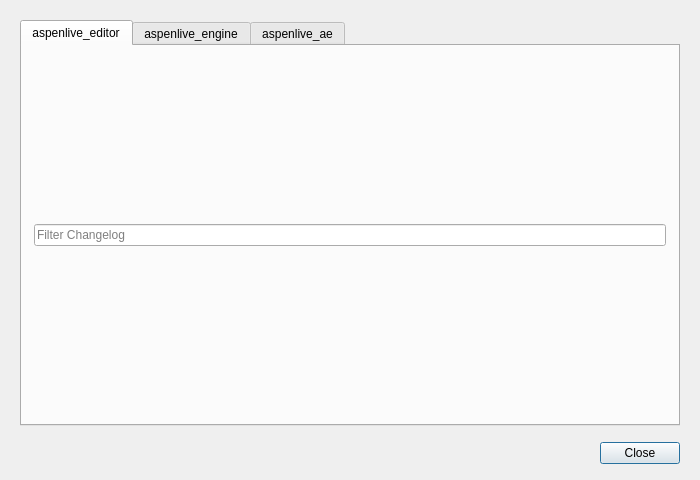
<?xml version="1.0" encoding="UTF-8"?>
<ui version="4.0">
 <class>Dialog</class>
 <widget class="QDialog" name="Dialog">
  <property name="geometry">
   <rect>
    <x>0</x>
    <y>0</y>
    <width>700</width>
    <height>480</height>
   </rect>
  </property>
  <property name="windowTitle">
   <string>Changelog</string>
  </property>
  <property name="windowIcon">
   <iconset resource="../../../images/openshot.qrc">
    <normaloff>:/openshot.svg</normaloff>:/openshot.svg</iconset>
  </property>
  <layout class="QVBoxLayout" name="verticalLayout">
   <item>
    <widget class="QTabWidget" name="tabChangelog">
     <property name="locale">
      <locale language="English" country="UnitedStates" />
     </property>
     <property name="currentIndex">
      <number>0</number>
     </property>
     <widget class="QWidget" name="tab_openshot_qt">
      <attribute name="title">
       <string notr="true">aspenlive_editor</string>
      </attribute>
      <layout class="QHBoxLayout" name="horizontalLayout_2">
       <item>
        <layout class="QVBoxLayout" name="vbox_openshot_qt">
         <item>
          <layout class="QHBoxLayout" name="hbox_openshot_qt">
           <item>
            <widget class="QLineEdit" name="txtChangeLogFilter_openshot_qt">
             <property name="frame">
              <bool>true</bool>
             </property>
             <property name="placeholderText">
              <string>Filter Changelog</string>
             </property>
             <property name="clearButtonEnabled">
              <bool>false</bool>
             </property>
            </widget>
           </item>
          </layout>
         </item>
        </layout>
       </item>
       <property name="leftMargin">
        <number>12</number>
       </property>
       <property name="topMargin">
        <number>12</number>
       </property>
       <property name="rightMargin">
        <number>12</number>
       </property>
       <property name="bottomMargin">
        <number>12</number>
       </property>
      </layout>
     </widget>
     <widget class="QWidget" name="tab_libopenshot">
      <attribute name="title">
       <string notr="true">aspenlive_engine</string>
      </attribute>
      <layout class="QHBoxLayout" name="horizontalLayout_3">
       <item>
        <layout class="QVBoxLayout" name="vbox_libopenshot">
         <item>
          <layout class="QHBoxLayout" name="hbox_libopenshot">
           <item>
            <widget class="QLineEdit" name="txtChangeLogFilter_libopenshot">
             <property name="placeholderText">
              <string>Filter Changelog</string>
             </property>
            </widget>
           </item>
          </layout>
         </item>
        </layout>
       </item>
       <property name="leftMargin">
        <number>12</number>
       </property>
       <property name="topMargin">
        <number>12</number>
       </property>
       <property name="rightMargin">
        <number>12</number>
       </property>
       <property name="bottomMargin">
        <number>12</number>
       </property>
      </layout>
     </widget>
     <widget class="QWidget" name="tab_libopenshot_audio">
      <attribute name="title">
       <string notr="true">aspenlive_ae</string>
      </attribute>
      <layout class="QHBoxLayout" name="horizontalLayout_6">
       <item>
        <layout class="QVBoxLayout" name="vbox_libopenshot_audio">
         <item>
          <layout class="QHBoxLayout" name="hbox_libopenshot_audio">
           <item>
            <widget class="QLineEdit" name="txtChangeLogFilter_libopenshot_audio">
             <property name="placeholderText">
              <string>Filter Changelog</string>
             </property>
            </widget>
           </item>
          </layout>
         </item>
        </layout>
       </item>
       <property name="leftMargin">
        <number>12</number>
       </property>
       <property name="topMargin">
        <number>12</number>
       </property>
       <property name="rightMargin">
        <number>12</number>
       </property>
       <property name="bottomMargin">
        <number>12</number>
       </property>
      </layout>
     </widget>
    </widget>
   </item>
   <item>
    <layout class="QHBoxLayout" name="horizontalLayout">
     <item>
      <widget class="QLabel" name="lblGitHubLink">
       <property name="text">
        <string notr="true" />
       </property>
       <property name="textFormat">
        <enum>Qt::RichText</enum>
       </property>
       <property name="openExternalLinks">
        <bool>true</bool>
       </property>
      </widget>
     </item>
     <item>
      <spacer name="horizontalSpacer">
       <property name="orientation">
        <enum>Qt::Horizontal</enum>
       </property>
       <property name="sizeHint" stdset="0">
        <size>
         <width>258</width>
         <height>20</height>
        </size>
       </property>
      </spacer>
     </item>
     <item>
      <widget class="QPushButton" name="btnclose">
       <property name="text">
        <string>Close</string>
       </property>
      </widget>
     </item>
     <property name="spacing">
      <number>12</number>
     </property>
    </layout>
   </item>
   <property name="leftMargin">
    <number>20</number>
   </property>
   <property name="topMargin">
    <number>20</number>
   </property>
   <property name="rightMargin">
    <number>20</number>
   </property>
   <property name="bottomMargin">
    <number>16</number>
   </property>
   <property name="spacing">
    <number>16</number>
   </property>
  </layout>
 </widget>
 <resources />
 <connections>
  <connection>
   <sender>btnclose</sender>
   <signal>clicked()</signal>
   <receiver>Dialog</receiver>
   <slot>reject()</slot>
   <hints>
    <hint type="sourcelabel">
     <x>299</x>
     <y>268</y>
    </hint>
    <hint type="destinationlabel">
     <x>183</x>
     <y>268</y>
    </hint>
   </hints>
  </connection>
 </connections>
</ui>
